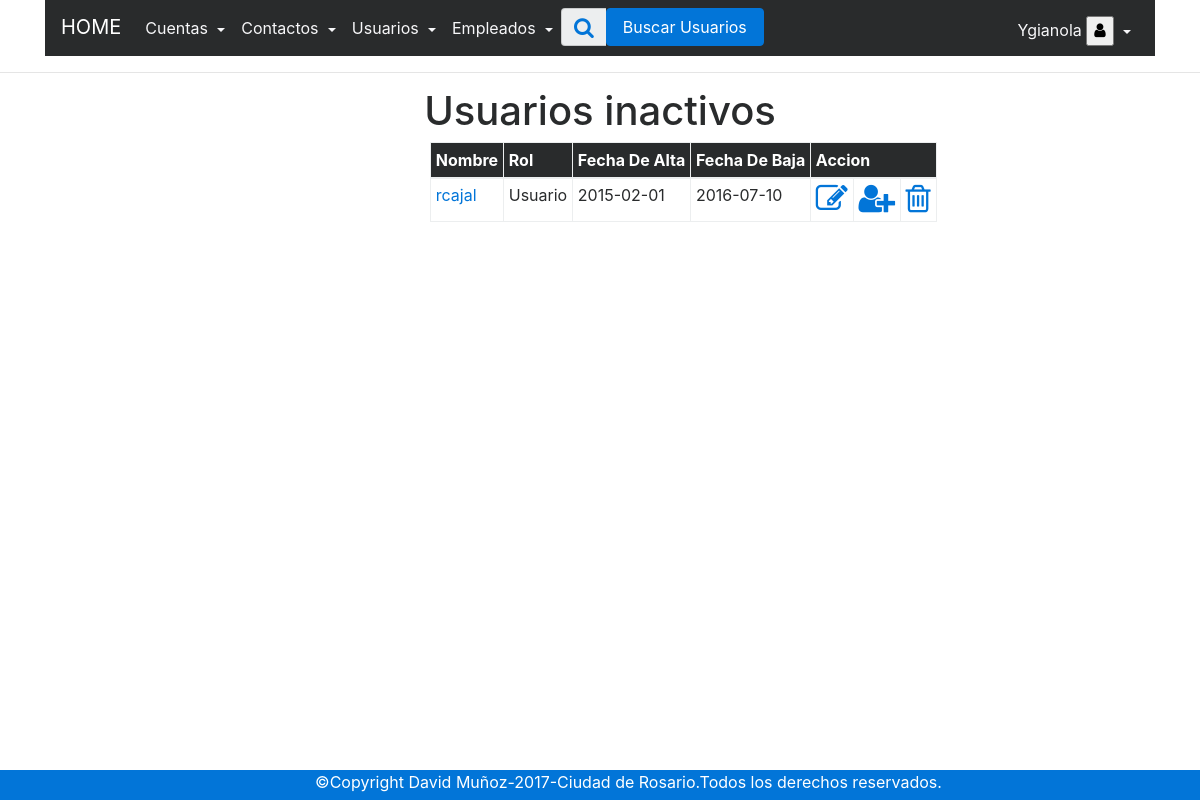
Before: /php/usuario_inactivo.php (signed in) with the older database file.
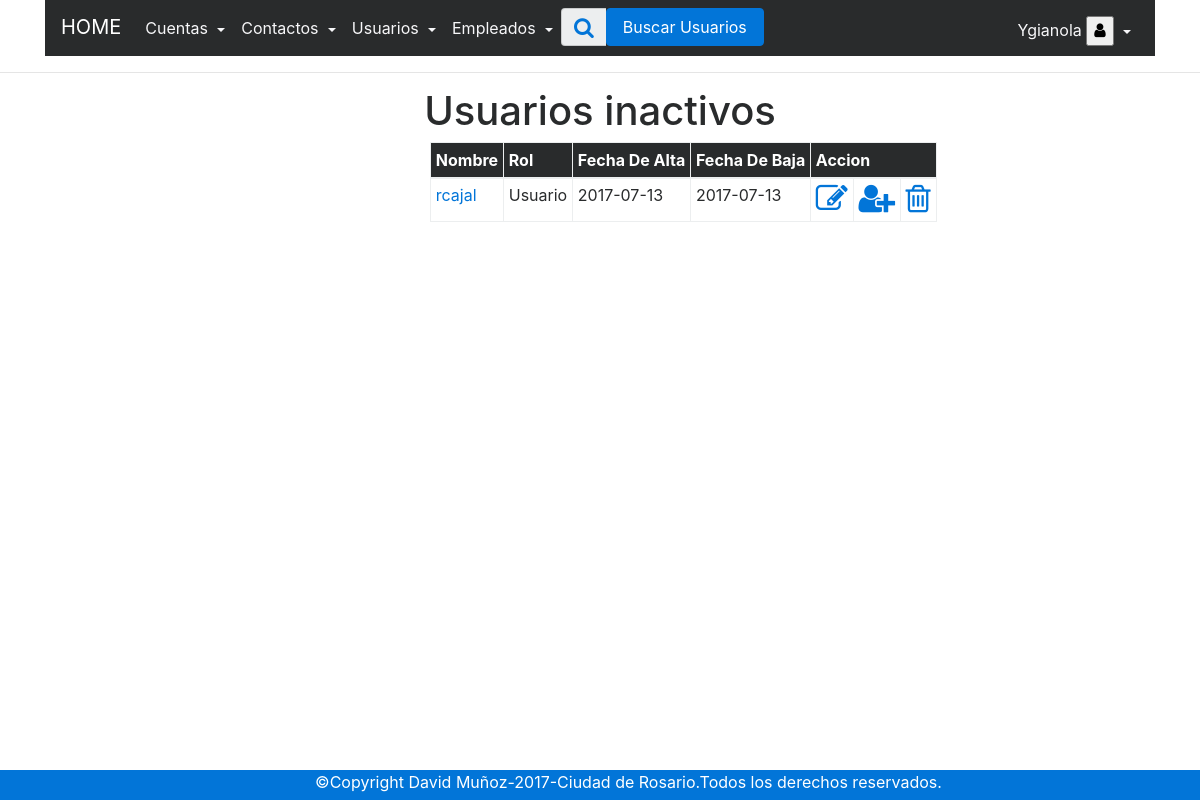
After: the same page with the newer database file.
### tables this page shows
CREATE TABLE IF NOT EXISTS `usuarios` (
  `id` int(255) NOT NULL AUTO_INCREMENT,
  `usuario` varchar(50) NOT NULL DEFAULT '0',
  `pass` varchar(14) NOT NULL DEFAULT '0',
  `fecha_alta` date DEFAULT '0000-00-00',
  `alta_pass` date DEFAULT '0000-00-00',
  `estado` int(1) DEFAULT NULL,
  `fecha_baja` date DEFAULT NULL,
  PRIMARY KEY (`id`)
);

### php/usuario_inactivo.php (called while the page is built, shortened)
<?php session_start();
require 'conexion.php';
$usuarios = $conexion->prepare("SELECT usu.id,usu.usuario,usu.fecha_alta,trol.Descripcion AS 'rol',usu.fecha_baja,emp.direccion_id
 FROM usuarios usu
 JOIN roles rol ON usu.id=rol.usuario_id
 JOIN tipos_roles trol ON rol.tiposroles_id=trol.id
 JOIN empleados emp ON usu.id=emp.usuario_id
WHERE usu.id=usu.id and usu.estado=0 GROUP BY usu.id  ORDER BY usu.usuario ASC");
$rusuarios = $usuarios->execute();
$rusuarios = $usuarios->fetchAll(PDO::FETCH_OBJ);
require '../views/usuarios/usuario_inactivo.view.php';

### views/usuarios/usuario_inactivo.view.php (the view, shortened to what this page needs)
<?php require '../views/menu/menuusuario_inactivo.view.php';?>
<hr>
  <center><h1>Usuarios inactivos</h1></center>
<div class="row">
<div class="col-md-3"></div>
<div class="col-md-5"><?php if (isset($_GET['exito'])) {
}?></div>
  </div>
 <div class="row">
<div class="container" >
 <div class="col-sm-8 offset-4">
      <table class="table table-bordered  table-sm table-responsive">
      <thead class="thead-inverse">
      <tr>
         <th>Nombre</th>
         <th>Rol</th>
         <th>Fecha De Alta</th>
          <th>Fecha De Baja</th>
         <th colspan="3">Accion</th>
      </tr>
      </thead>
      <?php foreach ($rusuarios as $usuarios): ?>
                                <tbody>
                                    <tr>
                                        <td><a href="../php/usuario_individual.php?id=<?php echo $usuarios->id; ?>"><?php echo $usuarios->usuario; ?></a></td>
                                        <td><?php echo $usuarios->rol; ?></td>
                                        <td><?php echo $usuarios->fecha_alta; ?></td>
                                        <td><?php echo $usuarios->fecha_baja; ?></td>
                                            <td>
      <a href="../php/modificarusuario_inactivo.php?id=<?php echo $usuarios->id ?>">
      <i class="editar fa fa-pencil-square-o fa-2x" aria-hidden="true"></i></a>
    </td>
    <td>
    <a   href="../php/alta_usuario.php?id=<?php echo $usuarios->id ?>"onclick="return confirm('¿Desea Dar de Alta el usuario?')"><i class="alta fa fa-user-plus fa-2x" aria-hidden="true"></i></a>
</td>
<td>
<a  href="../php/eliminar_usuarios.php?id=<?php echo $usuarios->id; ?>&direccion_id=<?php echo $usuarios->direccion_id; ?>"onclick="return confirm('¿Desea eliminar el usuario y el Empleado Permanentemente?')"> <i class="eliminar fa fa-trash-o fa-2x" aria-hidden="true"></i></a>
</td>
                                    </tr>
                                    </tbody><?php endforeach;?>
      </table>
 </div>
 </div>
</div>
    </body>
    </html>
<?php include '../views/menu/footer.view.php';?>

Changed rows visible on the page:
changed usuarios "rcajal": fecha_alta "2015-02-01" → "2017-07-13"; fecha_baja "2016-07-10" → "2017-07-13"
